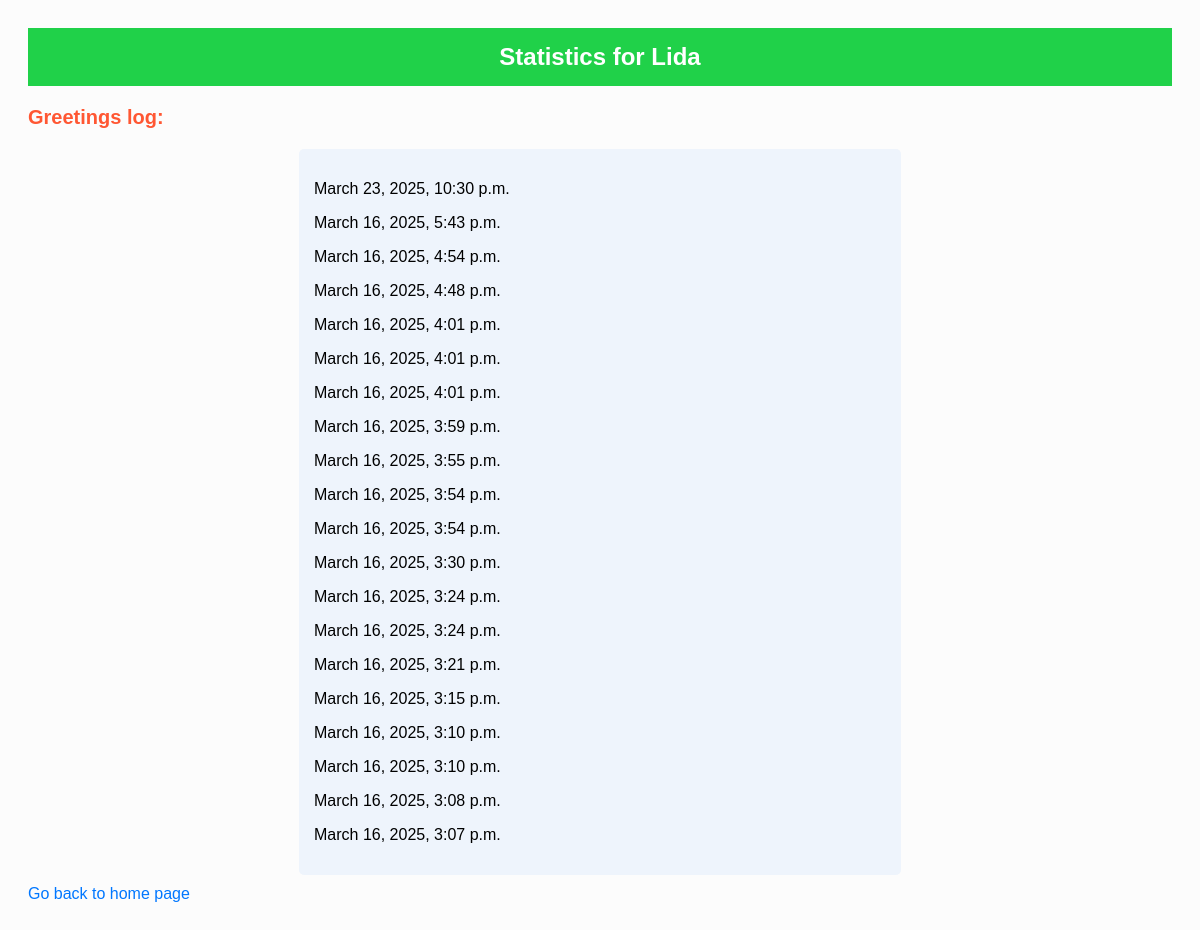
Screenshot of /stats/Lida/ with the database file from the repository.
### myapp/models.py (models this page shows, shortened)
class Message(models.Model):
    name = models.CharField(max_length=200)
    timestamp = models.DateTimeField(auto_now_add=True)

### myapp/views.py (the view)
# urls.py: path('stats/<str:name>/', views.stats_name, name='stats_name'),
def stats_name(request, name):
    greetings = Message.objects.filter(name=name).order_by("-timestamp")
    return render(request, "stats_name.html", {"name": name, "greetings": greetings})

### myapp/templates/stats_name.html (shortened to what this page needs)
<!DOCTYPE html>
<html lang="en">
<head>
</head>
<body>
    <div class="header">Statistics for {{ name }}</div>
    <div class="content">
        <p class="log-title">Greetings log:</p>
        <div class="log-container">
            {% for greeting in greetings %}
                <p>{{ greeting.timestamp }}</p>
            {% empty %}
                <p>No greetings found for {{ name }}.</p>
            {% endfor %}
        </div>
        <a href="/">Go back to home page</a>
    </div>
</body>
</html>

### myapp/templates/stats_name.html (style rules this page uses)
body { background-color: #fcfcfc; font-family: Arial, sans-serif; padding: 20px; }
.header { background-color: #20d149; color: white; padding: 15px; font-size: 24px; font-weight: bold; text-align: center; }
.content { margin-top: 20px; text-align: left; }
.log-title { color: #ff5733; font-weight: bold; font-size: 20px; }
.log-container { background-color: #eef4fc; padding: 15px; border-radius: 5px; width: 50%; margin: 0 auto; text-align: left; }
a { display: block; margin-top: 10px; color: rgb(0, 119, 255); text-decoration: none; text-align: left; }

### rows the page displays
Message: timestamp "March 23, 2025, 10:30 p.m."
Message: timestamp "March 16, 2025, 5:43 p.m."
Message: timestamp "March 16, 2025, 4:54 p.m."
Message: timestamp "March 16, 2025, 4:48 p.m."
Message: timestamp "March 16, 2025, 4:01 p.m."
Message: timestamp "March 16, 2025, 4:01 p.m."
Message: timestamp "March 16, 2025, 4:01 p.m."
Message: timestamp "March 16, 2025, 3:59 p.m."
Message: timestamp "March 16, 2025, 3:55 p.m."
Message: timestamp "March 16, 2025, 3:54 p.m."
Message: timestamp "March 16, 2025, 3:54 p.m."
Message: timestamp "March 16, 2025, 3:30 p.m."
Message: timestamp "March 16, 2025, 3:24 p.m."
Message: timestamp "March 16, 2025, 3:24 p.m."
Message: timestamp "March 16, 2025, 3:21 p.m."
Message: timestamp "March 16, 2025, 3:15 p.m."
Message: timestamp "March 16, 2025, 3:10 p.m."
Message: timestamp "March 16, 2025, 3:10 p.m."
Message: timestamp "March 16, 2025, 3:08 p.m."
Message: timestamp "March 16, 2025, 3:07 p.m."

### other values shown
{{ name }} "Lida"
